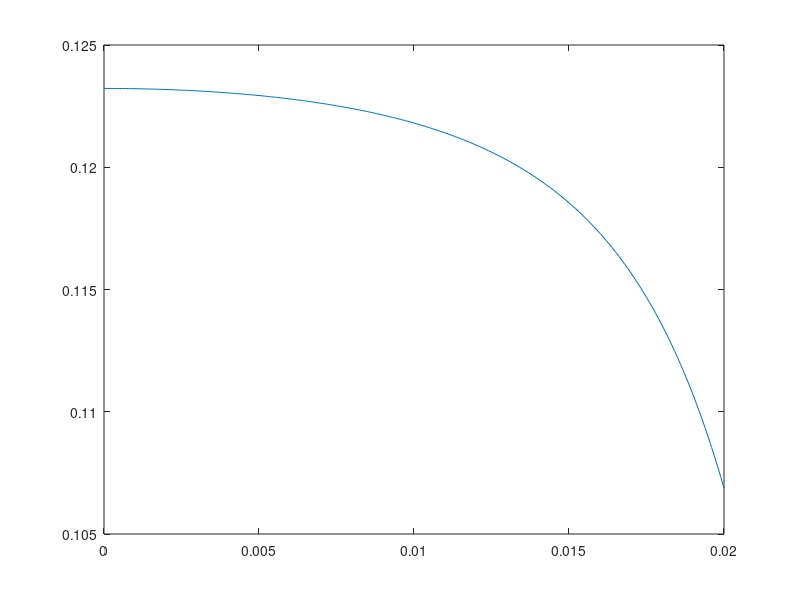

MATLAB code to generate this figure: (Note: this script raises an error after producing the figure.)
clear

% Question 1

%Magnetic Flux Density

p=1e-3;
N=50;
d=10e-3;
a=20e-3;
I=100;

mu0=(4*pi)*10^(-7);
%k=legendre(1,);

leng=p*N;
radius=d/2;
halfleng=leng/2;

fn1=(mu0*N*I)/(2*leng);
fn2=(a+halfleng)/(sqrt((radius^2)+(a+halfleng)^2));
fn3=(a-halfleng)/(sqrt((radius^2)+(a-halfleng)^2));

B=fn1*(fn2-fn3);%Magnetic Flux Density for a coil

%Total Magnetic Flux Density at the Origin

Borigin=sqrt(2*(B^2));

%Total Magnetic Field; Opposite Magnetic Flux Density
%Flux density should be the same but directed in a different
%direction which is 90degrees different to the previous MFD.

Htotal=Borigin/mu0;

%Flux Density Plot
%Changing the value of a from source to origin

a2=0:0.0001:0.02;
aleng=length(a2);
Bgraph=zeros(1,aleng);

for i=1:aleng 
ause=a2(i);    
fn4=(ause+halfleng)./(sqrt((radius^2)+(ause+halfleng).^2));
fn5=(ause-halfleng)./(sqrt((radius^2)+(ause-halfleng).^2));
Bgraph(i)=fn1*(fn4-fn5);
end

figure
f=plot(a2,Bgraph);
f.XData=f.XData*1000;%mm
f.YData=f.YData*1000;%mT
title('Magnetic Flux Density of a Helical Coil Along its Axis')
xlabel('Distance from Source(mm)')
ylabel('Magnetic Flux Density(mT)')
